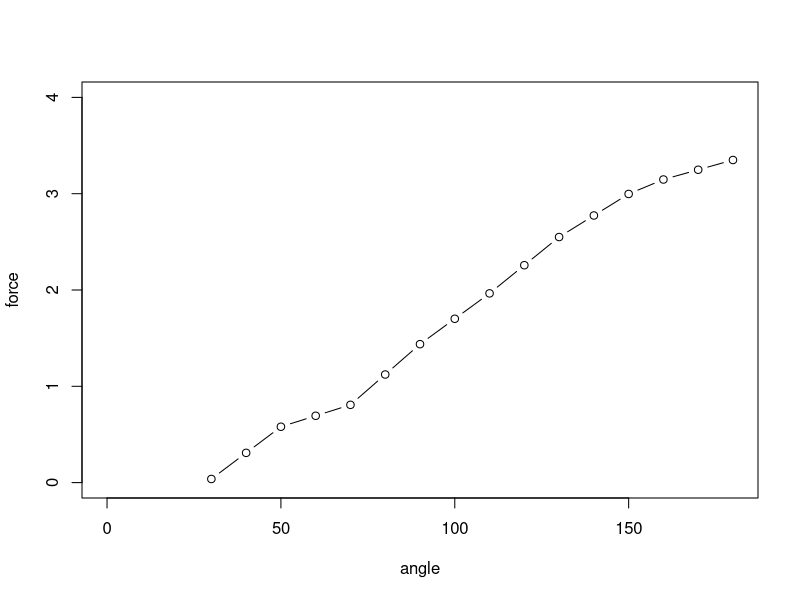

Write the R code that produced this figure. (Note: this script raises an error after producing the figure.)
force <- c( 0.0375, 0.30875,  0.5800, 0.69375, 0.8075,
            1.1225,  1.4375, 1.70125,  1.9650, 2.2575, 2.5500,
           2.77375,  2.9975,  3.1475, 3.24875, 3.3500)
angle <- seq(from = 30, to = 180, by = 10)

a2f <- data.frame(angle = angle, force = force)

plot(angle, force, type = "b", xlim = c(0, 180), ylim = c(0, 4))

interpolation <- function(big, small, goal) {
  b <- which(a2f$angle == big)
  s <- which(a2f$angle == small)
  a2f$force[b] - ((big - goal) / (big - small) * (a2f$force[b] - a2f$force[s]))
}

force_ci <- temp_degree %>% group_by(Tester.Name) %>%
  summarise(mm = mean(Degree))

force_ci <- data.frame(force_ci)
force_ci <- c(interpolation(110, 100, force_ci$mm[1]),
  interpolation(100, 90, force_ci$mm[2]),
  interpolation(100, 90, force_ci$mm[3]),
  interpolation(80, 70, force_ci$mm[4]),
  interpolation(110, 100, force_ci$mm[5]),
  interpolation(80, 70, force_ci$mm[6]),
  interpolation(90, 80, force_ci$mm[7]),
  interpolation(110, 100, force_ci$mm[8]),
  interpolation(110, 100, force_ci$mm[9]))

# last five trials' mean and sd
m <- mean(force_ci)
std <- sd(force_ci)
m + 1.96 * std / sqrt(9)
m - 1.96 * std / sqrt(9)

#
interpolation_new <- function(goal) {
  small <- goal - (goal %% 10)
  big <- small + 10
  b <- which(a2f$angle == big)
  s <- which(a2f$angle == small)
  a2f$force[b] - ((big - goal) / (big - small) * (a2f$force[b] - a2f$force[s]))
}

dta_all$force <- vapply(dta_all$Degree, function(x) interpolation_new(x), numeric(1))

dta_by_trial <- dta_all %>% group_by(Tester.Name, Counter) %>%
  summarise(trial_name_m = mean(Degree)) %>%
  group_by(Counter) %>%
  summarise(trial_m = mean(trial_name_m), trial_sd = sd(trial_name_m))
dta_by_trial <- as.data.frame(dta_by_trial)
dta_by_trial

ggplot(dta_by_trial, aes(x = Counter, y = trial_m)) +
  geom_errorbar(aes(ymin = trial_m - trial_sd, ymax = trial_m + trial_sd),
                width = .2, size = .3) +
  geom_line() +
  geom_hline(yintercept = last_five_degree_m, linetype = 2) +
  geom_point(size = 2) +
  #scale_shape(guide = guide_legend(title = NULL)) +
  labs( x = "Trial No: 1 - 24", y = "Mean Degree") +
  theme_bw() +
  scale_y_continuous(breaks = seq(0, 175, 25), limits = c(0, 175)) 
